Frame 1 (no input): blank canvas, image omitted
Frame 60 (no input): blank canvas, image omitted
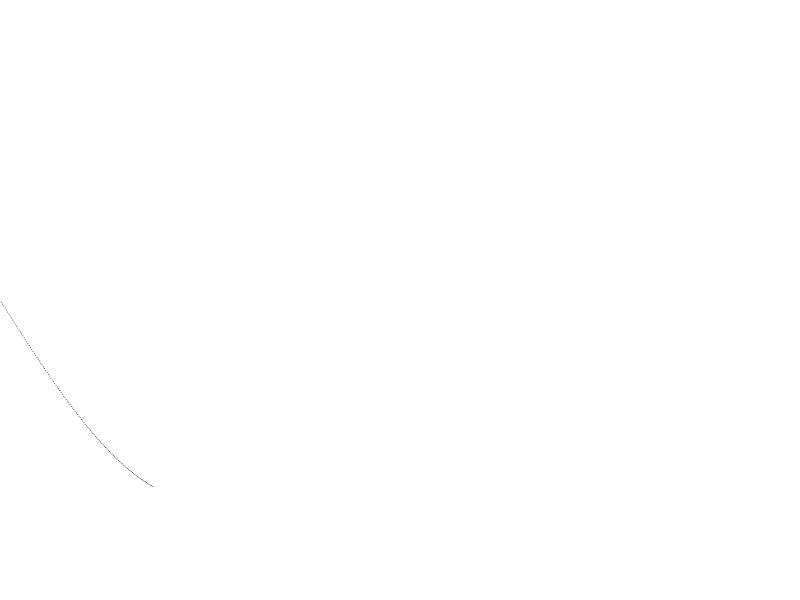
Frame 120 (the mouse pressed at the canvas centre since frame 60)

The p5.js sketch whose frames 1 and 60 were blank and that drew this single picture after the mouse press (run headless with seeded random() and noise() and a simulated clock; from frame 60 on, the mouse is pressed at the canvas centre):

// p5.js sketch
// ── sketch.js
let angle = 0

function setup() {
  createCanvas(800, 600)
  background(255)
}

function draw() {
  angle += 0.01
  noFill()
  stroke(51)
  strokeWeight(1)
  translate(0, height / 2)
  const x = map(angle, 0, TWO_PI, 0, 800)
  const y = map(sin(angle), -1, 1, -200, 200)
  point(x, y)
  if( angle > width) {
    noLoop()
  }
}
